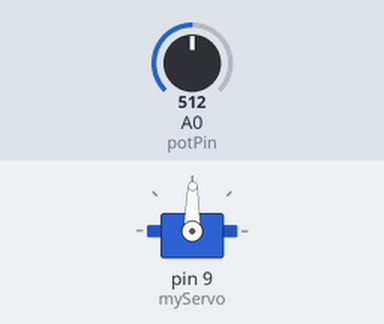
Bench run of a sketch on a simulated Arduino Uno, built with avr-gcc and run on an emulated ATmega328P. Parts: servo. The inputs (shaded band) are chosen by the test bench; at power-on: A0 (potPin) = 512. What the sketch prints to the serial monitor is not drawn.

Above: at 1.2 s.
1.3 s: A0 (potPin) set to 716
At 2.6 s:
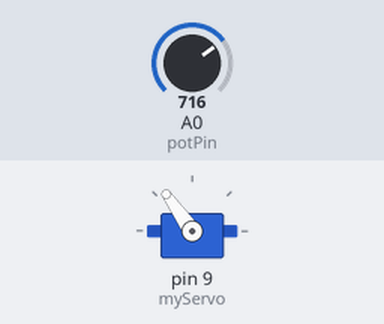
3.0 s: A0 (potPin) set to 900
At 3.7 s:
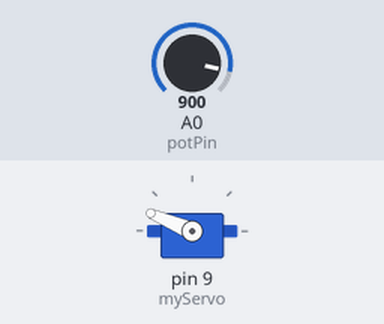
4.9 s: A0 (potPin) set to 1023
At 6.1 s:
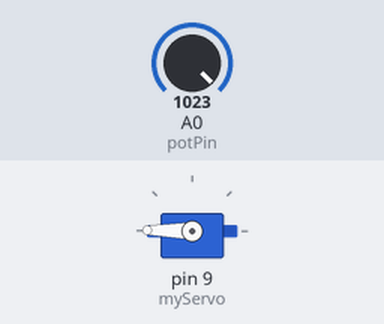
6.7 s: A0 (potPin) set to 306
At 8.3 s:
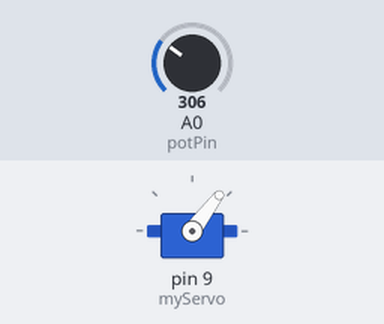
8.6 s: A0 (potPin) set to 122
At 9.6 s:
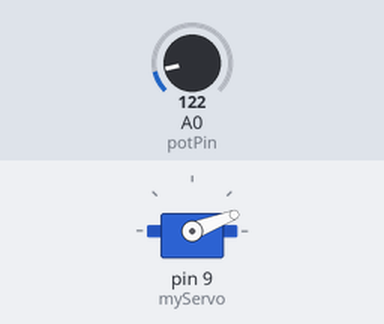
10.5 s: A0 (potPin) set to 511
At 12.0 s:
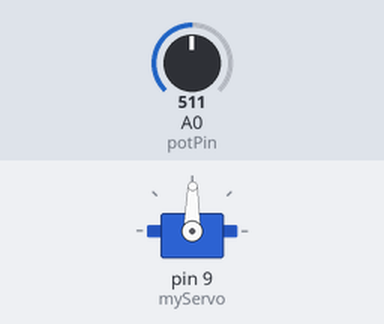
Timing chart, 0 to 13.5 s (numbered marks = the images above; inputs shaded):
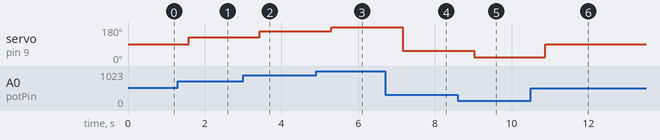

Measured:
- after the input at 1.3 s, servo on pin 9 (myServo): 89° → 125° after 0.28 s
- after the input at 3.0 s, servo on pin 9 (myServo): 125° → 157° after 0.44 s
- after the input at 4.9 s, servo on pin 9 (myServo): 157° → 179° after 0.40 s
- after the input at 6.7 s, servo on pin 9 (myServo): 179° → 53° after 0.46 s
- after the input at 8.6 s, servo on pin 9 (myServo): 53° → 21° after 0.42 s
- after the input at 10.5 s, servo on pin 9 (myServo): 21° → 89° after 0.38 s

The sketch:

sketch_aug09a.ino
```cpp
#include <Servo.h>

Servo myServo;

int const potPin = 0;
int potVal = 0;
int angle;

void setup() {
  myServo.attach(9);

  Serial.begin(9600);
}

void loop() {
  potVal = analogRead(potPin);
  Serial.print("potval: ");
  Serial.print(potVal);

  angle = map(potVal, 0, 1023, 0, 179);
  Serial.print(", angle: ");
  Serial.print(angle);
  delay(250);

  myServo.write(angle);
  delay(15);
}
```
